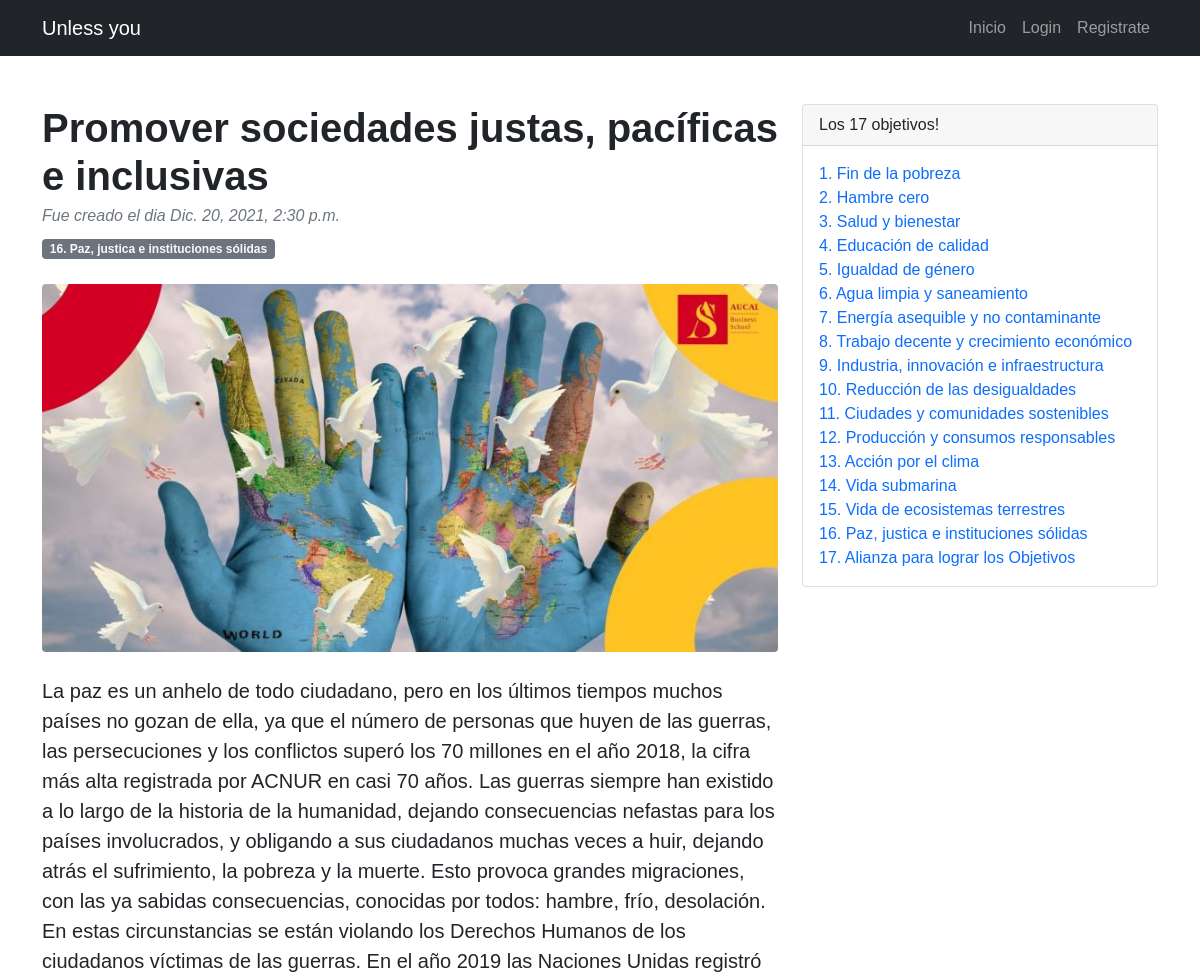
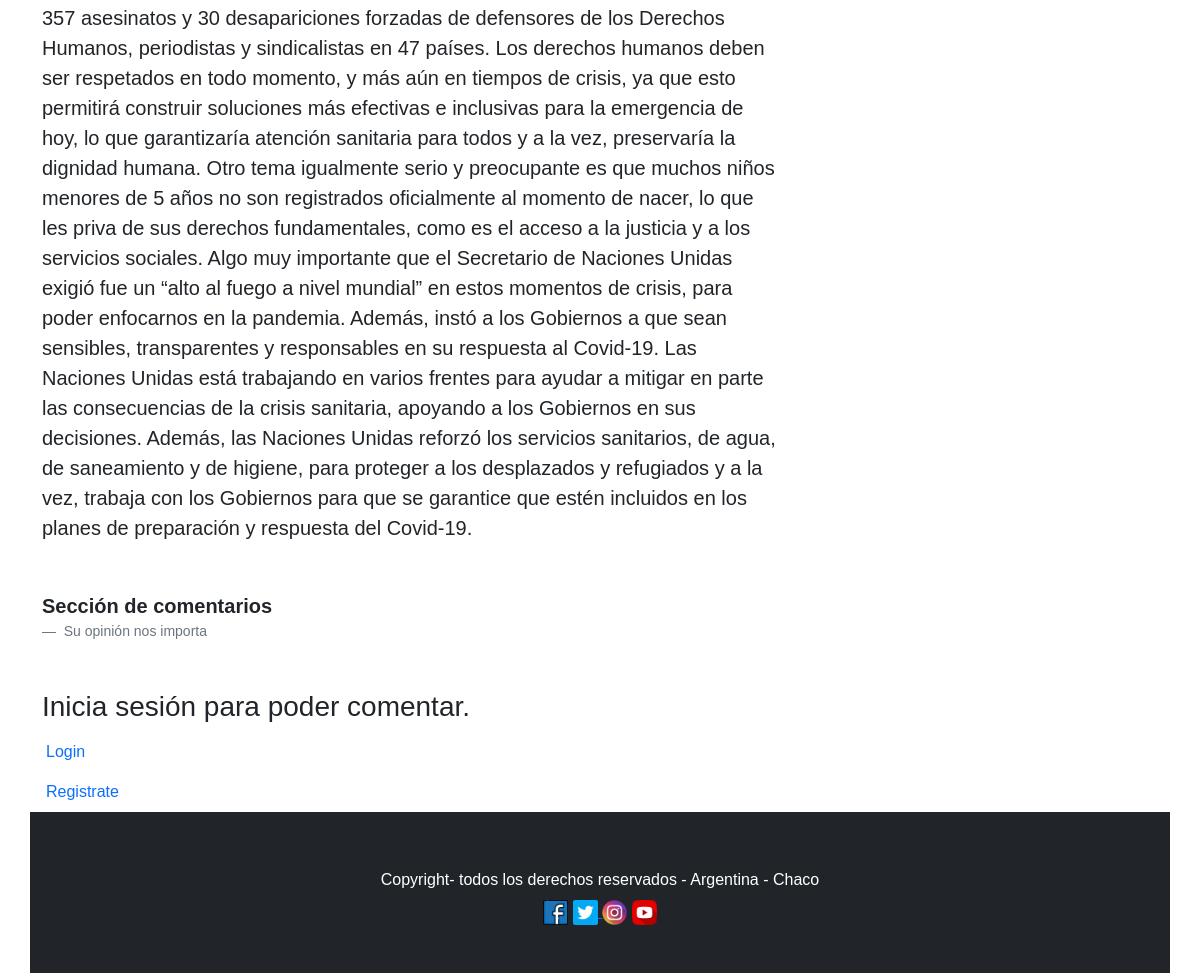
Page /posts/detalle/26 on the committed database (2 pictures, top to bottom).
### apps/posts/models.py (models this page shows, shortened)
class Posts(models.Model):
	nombre = models.CharField(max_length=255)
	body = models.TextField(null = True)
	fecha_post = models.DateTimeField(auto_now_add=True, null = True)
	Ods = models.ForeignKey(Ods, on_delete = models.CASCADE)
	imagen = models.ImageField(upload_to='imagenes_posts', null=True)
	class Meta:
		ordering = ['-fecha_post']

class Ods(models.Model):
	nombre = models.CharField(max_length = 255)
	descripcion = models.TextField(null = True)
	imagen = models.ImageField(upload_to='imagenes_ods', null=True)
	def __str__(self):
		return self.nombre

### apps/posts/views.py (the view)
# urls.py: path('detalle/<int:pk>', views.DetallePost, name= 'detalle'),
def DetallePost(request, pk):
	p = Posts.objects.get(pk = pk)
	ctx = {}
	ctx['posts'] = p
	o = Ods.objects.all()
	ctx['Ods'] = o
	comments = p.comments.filter(status=True)
	SoloEstePost = None
	if request.method == 'POST':
		comment_form = NuevoComentario(request.POST,)
		if comment_form.is_valid():
			SoloEstePost = comment_form.save(commit=False)
			SoloEstePost.Posts = p
			SoloEstePost.save()
	else:
		comment_form = NuevoComentario()
	return render(request, 'Posts/detallePost.html', {'p': p, 'comments': SoloEstePost, 'comments': comments, 'comment_form': comment_form, 'posts': p, 'Ods': o})

### templates/Posts/detallePost.html (shortened to what this page needs)
{% load static %}
<!DOCTYPE html>
<html lang="en">
    <head>
        <link rel="stylesheet" type="text/css" href="{% static 'css/styles.css' %}">
    </head>
    <body>
        <nav class="navbar navbar-expand-lg navbar-dark bg-dark">
            <div class="container">
                <a class="navbar-brand" href="{% url 'primera_vista' %}">Unless you</a>
                <div class="collapse navbar-collapse" id="navbarSupportedContent">
                    <ul class="navbar-nav ms-auto mb-2 mb-lg-0">
                        {% if user.is_authenticated %}
                            <li class="nav-item"><a class="nav-link" >Bienvenid@ {{ user.username }}</a></li>
                            <li class="nav-item"><a class="nav-link" href="{% url 'primera_vista' %}">Inicio</a></li>
                            <li class="nav-item"><a class="nav-link" href="{% url 'logout' %}">Cerrar Sesion</a></li>
                            <li class="nav-item"><a class="nav-link" href="{% url 'posts:alta_post' %}">Crear Post</a></li>
                        {% else %}
                             <li class="nav-item"><a class="nav-link" href="{% url 'primera_vista' %}">Inicio</a></li>
                            <li class="nav-item"><a class="nav-link" href="{% url 'login' %}">Login</a></li>
                            <li class="nav-item"><a class="nav-link" href="{% url 'register' %}">Registrate</a></li>
                        {% endif %}
                    </ul>
                </div>
            </div>
        </nav>
        <div class="container mt-5">
            <div class="row">
                <div class="col-lg-8">
                    <article>
                        <header class="mb-4">
                            <h1 class="fw-bolder mb-1">{{ posts.nombre }}</h1>
                            <div class="text-muted fst-italic mb-2">Fue creado el dia {{ posts.fecha_post }}</div>
                            <a class="badge bg-secondary text-decoration-none link-light">{{ posts.Ods }}</a>
                        </header>
                        <figure class="mb-4"><img class="img-fluid rounded" src="{{posts.imagen.url}}" alt="..." /></figure>
                        <section class="mb-5">
                            <p class="fs-5 mb-4">{{ posts.body }}</p>
                        </section>
                    </article>
                    <figure><strong>
                        <blockquote class="blockquote">
                          <p>Sección de comentarios</p></strong>
                        <figcaption class="blockquote-footer">
                          Su opinión nos importa
                        </figcaption>
                      </figure>
            </div>
            <div class="col-lg-4">
                <div class="card mb-4">
                    <div class="card-header">Los 17 objetivos!</div>
                    <div class="card-body">
                        <div class=".row">
                            <div class=".col-lg-8">
                                <ul class="list-unstyled mb-0">
                                    {% for o in Ods %}
                                        <li><a href="{% url 'posts:filtro' o.pk%}" style="text-decoration: none;">{{o.nombre}}</a></li>
                                    {% endfor %}
                                </ul>
                            </div>
                        </div>
                    </div>
                </div>
            </div>
    {% if user.is_authenticated %}
    <h2 class="display-5">Hacer un nuevo comentario</h2>
    <form id="myForm" method="POST">
        {{comment_form.as_p}}
        {% csrf_token %}
        <button type='submit' class="btn - btn-primary btn-lg btn-block"> Comentar </button>
    </form>
    {% else %}
    <h3 class="Display-5">Inicia sesión para poder comentar.</h3>
    <a class="nav-link" href="{% url 'login' %}">Login</a>
    <a class="nav-link" href="{% url 'register' %}">Registrate</a>
    {% endif %}
        <footer class="py-5 bg-dark">
            <div class="container"><p class= "m-2 text-center text-white"> Copyright- todos los derechos reservados - Argentina - Chaco </p>
            </div>
            <div class="container">
                <div class="row justify-content-center ">
                    <div class="col-md-12 text-center justify-content-center">
                        <div class="enlaceRedes">
                            <a href="https://facebook.com"> <img class="facebook" width="25" height="25" margin-right:5rem; #facebook:hover src="{% static 'img/facebook.png' %}"></a>
                            <a href="https://twitter.com"> <img class="twitter" width="25" height="25" margin-right:5rem; src="{% static 'img/twiter.png' %}">
                            </a>
                            <a href="https://instagram.com"> <img class="instagram" width="25" height="25" margin-right:5rem; src="{% static 'img/instagram.png' %}"></a>
                            <a href="https://youtube.com"> <img class="youtube" width="25" height="25" margin-right:5rem; #facebook:hover src="{% static 'img/youtube.png' %}"></a>
                        </div>
                    </div>
                </div>
            </div>
        </footer>
    </body>
</html>

### rows in the picture
Posts: nombre "Promover sociedades justas, pacíficas e inclusivas", fecha_post "Dic. 20, 2021, 2:30 p.m.", Ods "16. Paz, justica e instituciones sólidas", imagen (picture), body "La paz es un anhelo de todo ciudadano, pero en los últimos tiempos muchos países no gozan de ella, ya que el número de personas que huyen de las guerras, las persecuciones y los conflictos superó los 70 millones en el año 2018, la cifra más alta registrada por ACNUR en casi 70 años. Las guerras siempre han existido a lo largo de la historia de la humanidad, dejando consecuencias nefastas para los países involucrados, y obligando a sus ciudadanos muchas veces a huir, dejando atrás el sufrimiento, la pobreza y la muerte. Esto provoca grandes migraciones, con las ya sabidas consecuencias, conocidas por todos: hambre, frío, desolación. En estas circunstancias se están violando los Derechos…"
Ods: nombre "1. Fin de la pobreza"
Ods: nombre "2. Hambre cero"
Ods: nombre "3. Salud y bienestar"
Ods: nombre "4. Educación de calidad"
Ods: nombre "5. Igualdad de género"
Ods: nombre "6. Agua limpia y saneamiento"
Ods: nombre "7. Energía asequible y no contaminante"
Ods: nombre "8. Trabajo decente y crecimiento económico"
Ods: nombre "9. Industria, innovación e infraestructura"
Ods: nombre "10. Reducción de las desigualdades"
Ods: nombre "11. Ciudades y comunidades sostenibles"
Ods: nombre "12. Producción y consumos responsables"
Ods: nombre "13. Acción por el clima"
Ods: nombre "14. Vida submarina"
Ods: nombre "15. Vida de ecosistemas terrestres"
Ods: nombre "16. Paz, justica e instituciones sólidas"
Ods: nombre "17. Alianza para lograr los Objetivos"
